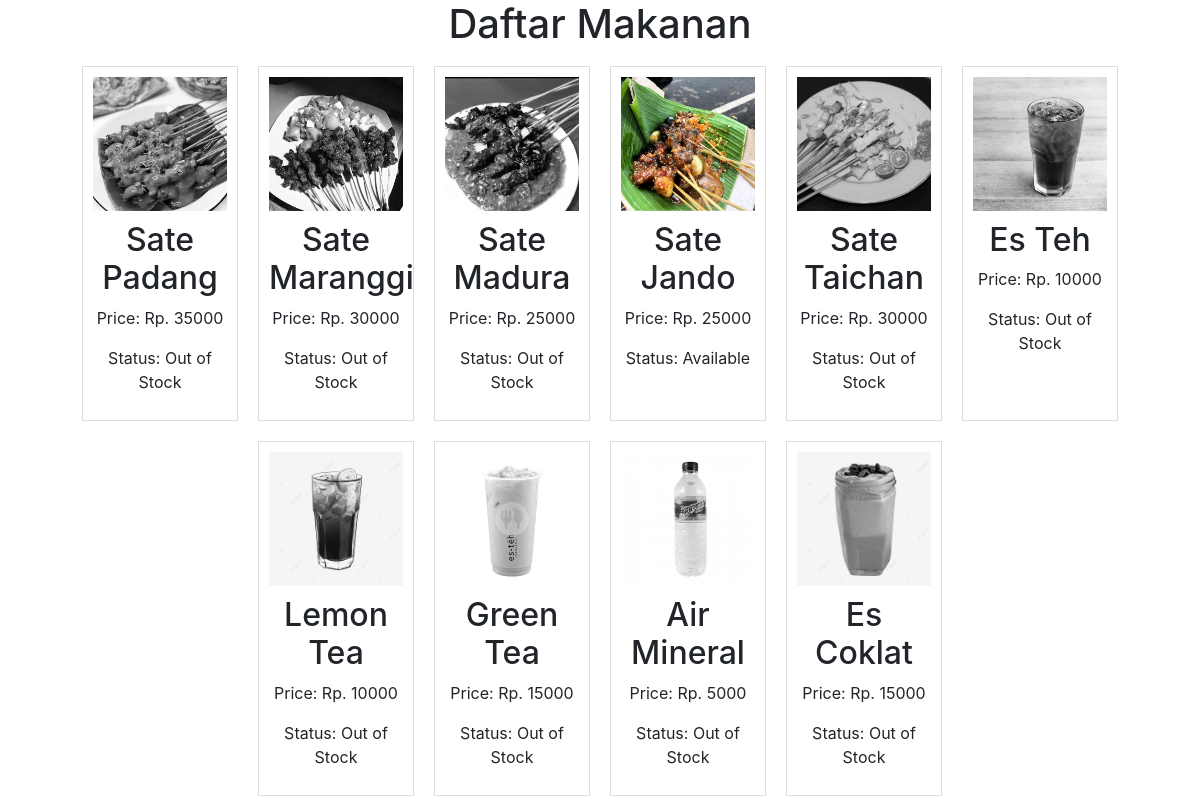
The page /menu_manajer.php on the database its author committed.
### tables this page shows
CREATE TABLE `recipes` (
  `id` int(11) NOT NULL,
  `name` varchar(255) NOT NULL,
  `image` varchar(255) DEFAULT NULL,
  `price` int(11) DEFAULT NULL,
  `category` varchar(50) DEFAULT NULL
);

CREATE TABLE `ingredients` (
  `id` int(11) NOT NULL,
  `name` varchar(255) NOT NULL,
  `stock` varchar(255) NOT NULL
);

CREATE TABLE `recipe_ingredients` (
  `recipe_id` int(11) NOT NULL,
  `ingredient_id` int(11) NOT NULL,
  `quantity` int(11) NOT NULL
);

### menu_manajer.php (the view, shortened to what this page needs)
<!DOCTYPE html>
<html lang="en">
<head>
    <link rel="stylesheet" href="style/manage.css">
    <link rel="stylesheet" href="https://maxcdn.bootstrapcdn.com/bootstrap/4.0.0/css/bootstrap.min.css">
</head>
<body>
    <center>
    <h1>Daftar Makanan</h1>
    <div class="food-container">
    <?php
    $servername = "localhost";
    $username = "root";
    $password = "";
    $dbname = "resto_sate";
    $conn = new mysqli($servername, $username, $password, $dbname);
    $search = isset($_GET['search']) ? $_GET['search'] : '';
    $sql_recipes = "SELECT id, name, image, price FROM recipes WHERE name LIKE '%$search%'";
    $result_recipes = $conn->query($sql_recipes);
    if ($result_recipes->num_rows > 0) {
        while($recipe = $result_recipes->fetch_assoc()) {
            $recipe_id = $recipe["id"];
            $recipe_name = $recipe["name"];
            $recipe_image = $recipe["image"];
            $recipe_price = $recipe["price"];
            $sql_ingredients = "SELECT i.name, ri.quantity, i.stock
                                FROM recipe_ingredients ri
                                JOIN ingredients i ON ri.ingredient_id = i.id
                                WHERE ri.recipe_id = $recipe_id";
            $result_ingredients = $conn->query($sql_ingredients);
            $available = true;
            while($ingredient = $result_ingredients->fetch_assoc()) {
                if ($ingredient["stock"] < $ingredient["quantity"]) {
                    $available = false;
                    break;
                }
            }
            $class = $available ? "available" : "unavailable";
            $stock_status = $available ? "Available" : "Out of Stock";
            echo "<div class='food-item $class'>";
            echo "<img src='$recipe_image' alt='$recipe_name' class='food-image'>";
            echo "<div class='food-details'>";
            echo "<h2>$recipe_name</h2>";
            echo "<p>Price: Rp. $recipe_price</p>";
            echo "<p>Status: $stock_status</p>";
            echo "</div>";
            echo "</div>";
        }
    } else {
        echo "0 hasil";
    }
    ?>
    </div>
    </center>
</body>
</html>

### style/manage.css (style rules this page uses)
body, h2, h3, p { margin: 0; padding: 0; }
body { font-family: Arial, sans-serif; background-color: rgba(0, 0, 0, 0.3); color: #333; line-height: 1.6; }
h2 { margin-bottom: 20px; color: #444; font-size: 24px; text-align: center; }

### menu_manajer.php (style rules this page uses)
.available img { filter: none; }
.unavailable img { filter: grayscale(100%); }
.food-container { display: flex; flex-wrap: wrap; justify-content: center; }
.food-item { border: 1px solid #ddd; padding: 10px; margin: 10px; text-align: center; width: 13%; box-sizing: border-box; }
.food-image { width: 100%; height: auto; }
.food-details { margin-top: 10px; }

### rows shown on the page
recipes: image (picture), name "Sate Padang", price "35000", ingredients.stock "Out of Stock"
recipes: image (picture), name "Sate Maranggi", price "30000", ingredients.stock "Out of Stock"
recipes: image (picture), name "Sate Madura", price "25000", ingredients.stock "Out of Stock"
recipes: image (picture), name "Sate Jando", price "25000", stock_status "Available"
recipes: image (picture), name "Sate Taichan", price "30000", ingredients.stock "Out of Stock"
recipes: image (picture), name "Es Teh", price "10000", ingredients.stock "Out of Stock"
recipes: image+name (picture), name "Lemon Tea", price "10000", ingredients.stock "Out of Stock"
recipes: image+name (picture), name "Green Tea", price "15000", ingredients.stock "Out of Stock"
recipes: image (picture), name "Air Mineral", price "5000", ingredients.stock "Out of Stock"
recipes: image (picture), name "Es Coklat", price "15000", ingredients.stock "Out of Stock"
